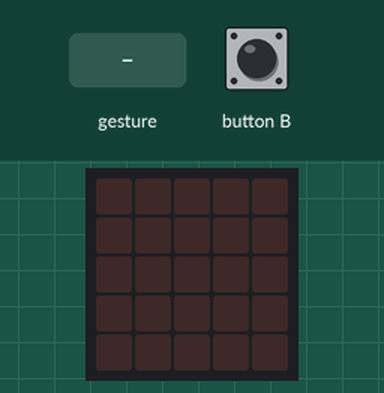
Recording of a program running on a simulated BBC micro:bit (MakeCode). Parts: the board's 5×5 LED display. The inputs (shaded band) are chosen by the test bench. Random numbers come from a fixed seed; a tilt is held for 1.5 s and a shake lasts 1 s, then the board lies face up again.

Above: at 1.2 s.
1.3 s: gesture 'shake'
At 1.7 s:
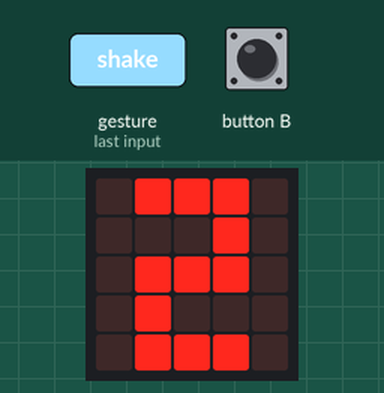
At 4.1 s:
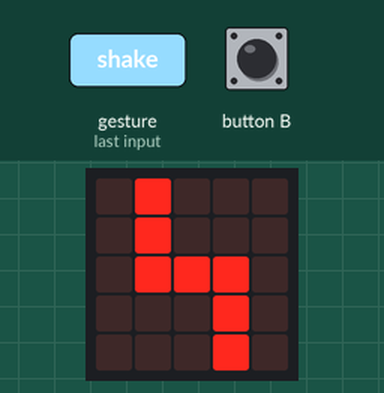
4.3 s: button B pressed for 0.15 s
Timing chart, 0 to 7.3 s (numbered marks = the images above; inputs shaded):
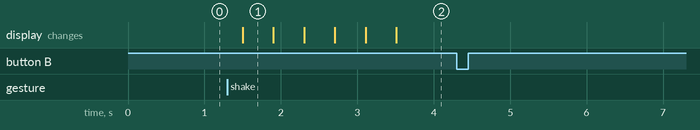

Measured:
- after the input at 1.3 s, the display: changes after 0.20 s (image 1)
- after the input at 4.3 s, every drawn part: stays the same
- what the display in image 1 shows lasts 0.4 s, from 1.5 s to 1.9 s

The program:

main.ts
```typescript
let b = 0
input.onGesture(Gesture.Shake, function () {
    while (!(input.buttonIsPressed(Button.B))) {
        b = randint(1, 5)
        if (b == 1) {
            basic.showLeds(`
                . . # . .
                . . # . .
                . . # . .
                . . # . .
                . . # . .
                `)
        } else if (b == 2) {
            basic.showLeds(`
                . # # # .
                . . . # .
                . # # # .
                . # . . .
                . # # # .
                `)
        } else if (b == 3) {
            basic.showLeds(`
                . # # # .
                . . . # .
                . . # # .
                . . . # .
                . # # # .
                `)
        } else if (b == 4) {
            basic.showLeds(`
                . # . . .
                . # . . .
                . # # # .
                . . . # .
                . . . # .
                `)
        } else {
            basic.showLeds(`
                . # # # .
                . # . . .
                . # # # .
                . . . # .
                . # # # .
                `)
        }
    }
})
input.onButtonPressed(Button.B, function () {
    if (b == 1) {
        basic.showLeds(`
            . . # . .
            . . # . .
            . . # . .
            . . # . .
            . . # . .
            `)
    } else if (b == 2) {
        basic.showLeds(`
            . # # # .
            . . . # .
            . # # # .
            . # . . .
            . # # # .
            `)
    } else if (b == 3) {
        basic.showLeds(`
            . # # # .
            . . . # .
            . . # # .
            . . . # .
            . # # # .
            `)
    } else if (b == 4) {
        basic.showLeds(`
            . # . . .
            . # . . .
            . # # # .
            . . . # .
            . . . # .
            `)
    } else {
        basic.showLeds(`
            . # # # .
            . # . . .
            . # # # .
            . . . # .
            . # # # .
            `)
    }
})
```

test.ts
```typescript
// ide kerülnek a tesztek; a rendszer ezt nem kompilálja, ha a csomagot bővítményként használják.
```
